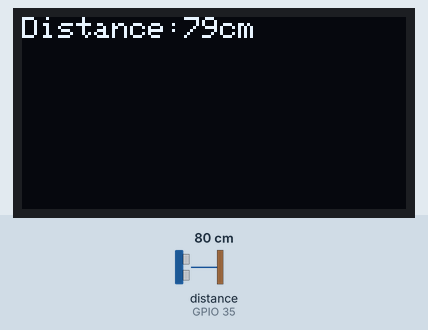
This sketch was run on a simulated ESP32. Shown: 128×64 one-colour display. Wiring (inferred from the names in the program): ultrasonic range finder: trigger GPIO 26; echo GPIO 35. The test bench sets the inputs (shaded band); at power-on: distance to the obstacle (sensor on GPIO 35) 80 cm. The echo pulse lasts 58.3 µs per cm; what the sketch prints to the serial monitor is not drawn.

Above: at 1.2 s.
1.3 s: distance to the obstacle (sensor on GPIO 35) set to 2 cm
At 2.4 s:
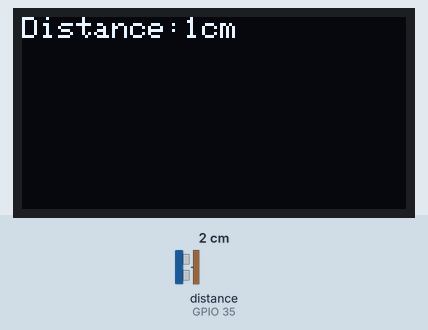
3.6 s: distance to the obstacle (sensor on GPIO 35) set to 4 cm
At 4.7 s:
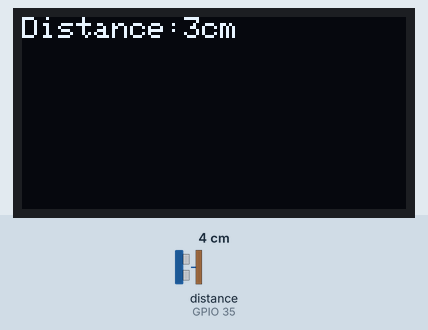
5.6 s: distance to the obstacle (sensor on GPIO 35) set to 9 cm
Timing chart, 0 to 8.6 s (numbered marks = the images above; inputs shaded):
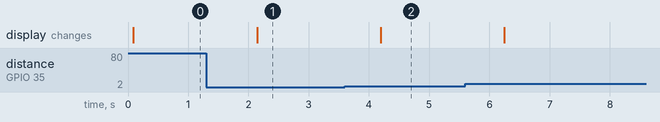

Measured:
- after the input at 1.3 s, the display: changes after 0.84 s (image 1)
- after the input at 3.6 s, the display: changes after 0.60 s (image 2)

The sketch:

arduino_2.ino
```cpp
#include <Wire.h>
#include <Adafruit_GFX.h>
#include <Adafruit_SSD1306.h>

#define TRIG_PIN 26
#define ECHO_PIN 35

#define SCREEN_WIDTH 128
#define SCREEN_HIGHT 64
#define OLED_RESET -1
#define OLED_I2C_ADDRESS 0x3C

Adafruit_SSD1306 display(SCREEN_WIDTH,SCREEN_HIGHT, &Wire, OLED_RESET );


void setup() {
Serial.begin(115200);

if(!display.begin(SSD1306_SWITCHCAPVCC,OLED_I2C_ADDRESS )){

Serial.println(F("SSD1306 allocation failed"));
for(;;);
}
display.clearDisplay();
display.setTextSize(1);
display.setTextColor(SSD1306_WHITE);
display.setCursor(0,0);
display.println("Initializing");
display.display();

pinMode(TRIG_PIN, OUTPUT);
pinMode(ECHO_PIN, INPUT);
}

void loop() {
long duration;
int distance;
digitalWrite(TRIG_PIN, LOW);
delayMicroseconds(2);

digitalWrite(TRIG_PIN, HIGH);
delayMicroseconds(10);
digitalWrite(TRIG_PIN, LOW);

duration = pulseIn(ECHO_PIN, HIGH);
distance = duration *0.034/2;

Serial.print("Distance:");
Serial.print(distance);
Serial.print("cm");

display.clearDisplay();
display.setCursor(0,0);
display.print("Distance:");
display.print(distance);
display.print("cm");
display.display();
delay(1000);
}
```
